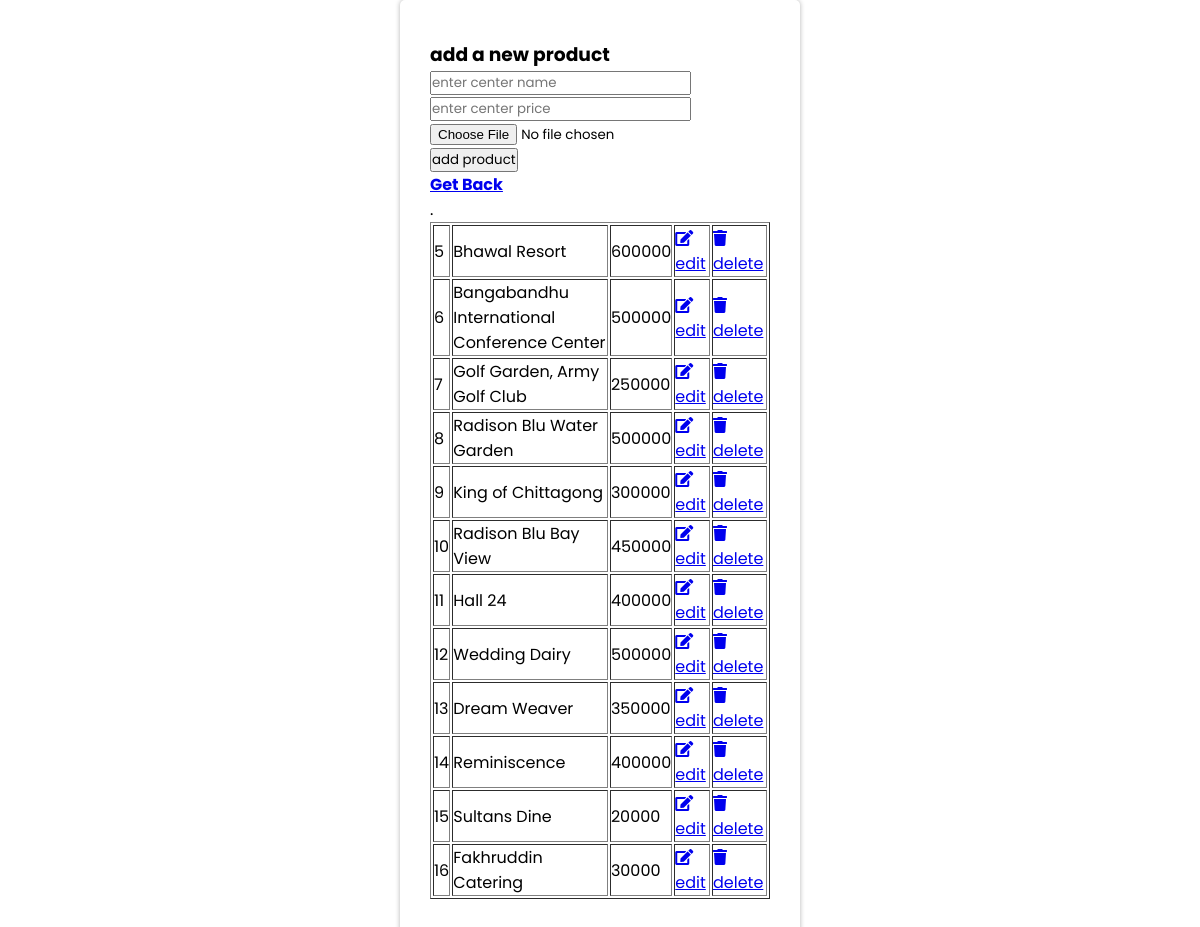
The app's page /admin_page.php with its own data.
### tables this page shows
CREATE TABLE `producttb` (
  `id` int(11) NOT NULL,
  `product_name` varchar(255) NOT NULL,
  `product_price` varchar(255) NOT NULL,
  `product_image` varbinary(255) NOT NULL
);

### admin_page.php (the view, shortened to what this page needs)
<!DOCTYPE html>
<html lang="en">
<head>
   <link rel="stylesheet" href="https://cdnjs.cloudflare.com/ajax/libs/font-awesome/5.15.4/css/all.min.css">
   <link rel="stylesheet" href="email.css">
</head>
<body>
<div class="container">
<div class="admin-product-form-container">
      <form action="<?php $_SERVER['PHP_SELF'] ?>" method="post" enctype="multipart/form-data">
         <h3>add a new product</h3>
         <input type="text" placeholder="enter center name" name="product_name" class="box">
         <input type="number" placeholder="enter center price" name="product_price" class="box">
         <input type="file" accept="image/png, image/jpeg, image/jpg" name="product_image" class="box">
         <input type="submit" class="btn" name="add_product" value="add product">
      </form>
   </div>
   <?php
   $result = mysqli_query($conn, "SELECT * FROM producttb");
   echo "<table border='1' width='100%' >";
         while($rows = $result->fetch_assoc()) {
            echo<<<HTML
               <tr>
                  <td>{$rows['id']}</td>
                  <td>{$rows['product_name']}</td>
                  <td>{$rows['product_price']}</td>
                  <td>
                     <a href="admin_update.php?edit={$rows['id']}" class="btn"> <i class="fas fa-edit"></i> edit </a>
                  </td>
                  <td>
                     <a href="admin_page.php?delete={$rows['id']}" class="btn"> <i class="fas fa-trash"></i> delete </a>
                  </td>
               </tr>
            HTML;
         }
   ?>
   </div>
<p class="login-register-text"><a href="adminwelcome.php"><h4>Get Back</h4></a>.</p>
</body>

### css/email.css (style rules this page uses)
* { margin: 0; padding: 0; box-sizing: border-box; font-family: 'Poppins', sans-serif; }
body { width: 100%; min-height: 100vh; background-image: url(wed.jpg); background-position: center; background-size: cover; display: flex; justify-content: center; align-items: center; }
.container { width: 400px; min-height: 400px; background: 0 0 5px rgba(248, 245, 245, 0.3); border-radius: 5px; box-shadow: 0 0 5px rgba(0,0,0,.3); padding: 40px 30px; }
.login-register-text { color: #111; font-weight: 600; }
.login-register-text a { text-decoration: none; color: #630e0e; }

### records on screen
producttb: id "5", product_name "Bhawal Resort", product_price "600000"
producttb: id "6", product_name "Bangabandhu International Conference Center", product_price "500000"
producttb: id "7", product_name "Golf Garden, Army Golf Club", product_price "250000"
producttb: id "8", product_name "Radison Blu Water Garden", product_price "500000"
producttb: id "9", product_name "King of Chittagong", product_price "300000"
producttb: id "10", product_name "Radison Blu Bay View", product_price "450000"
producttb: id "11", product_name "Hall 24", product_price "400000"
producttb: id "12", product_name "Wedding Dairy", product_price "500000"
producttb: id "13", product_name "Dream Weaver", product_price "350000"
producttb: id "14", product_name "Reminiscence", product_price "400000"
producttb: id "15", product_name "Sultans Dine", product_price "20000"
producttb: id "16", product_name "Fakhruddin Catering", product_price "30000"
